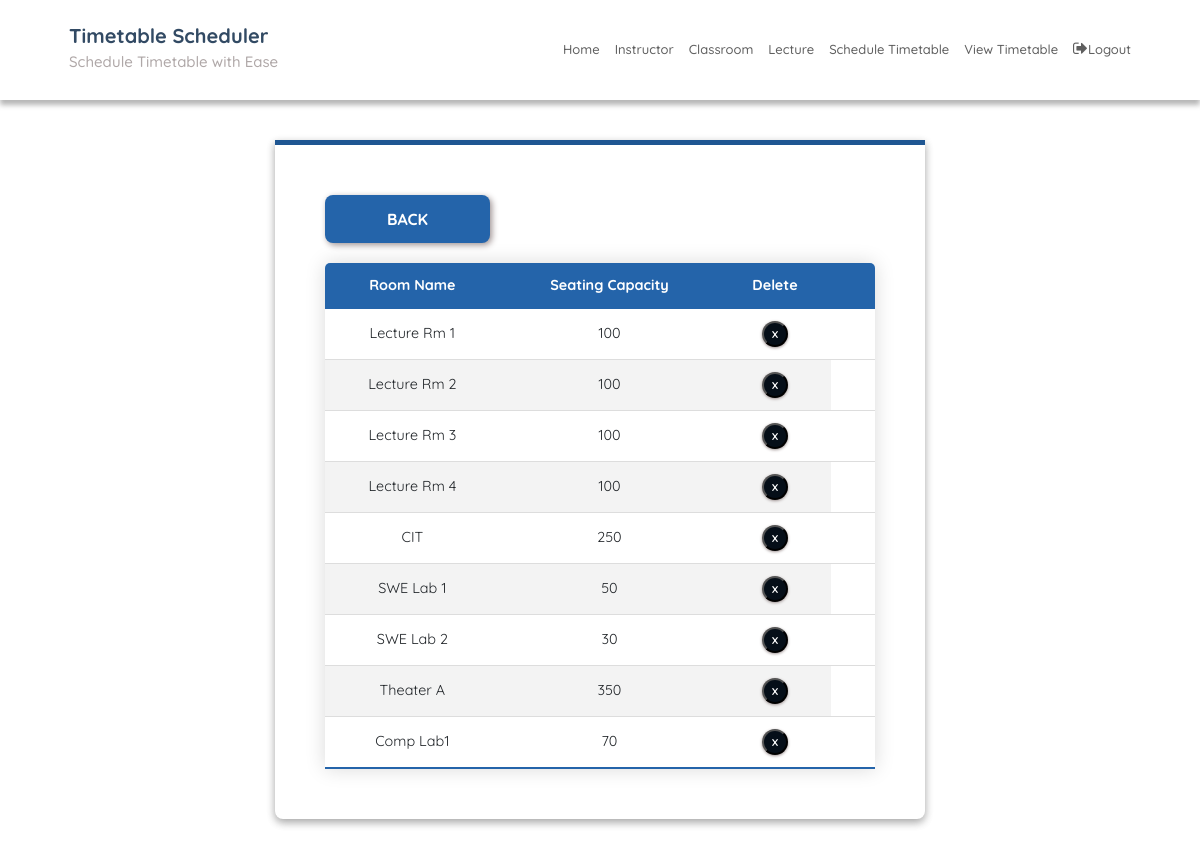
The app's page /roomEdit/ (signed in), older data.
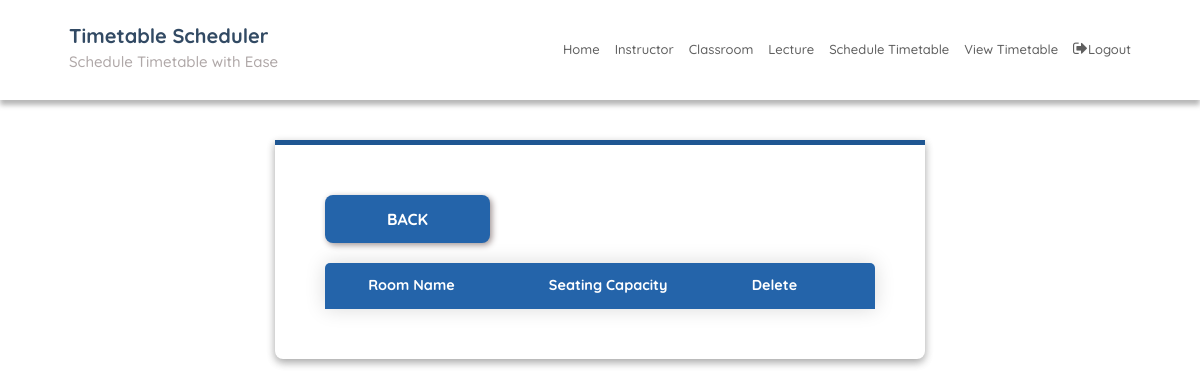
The same page, newer data.
### SchedulerApp/models.py (models this page shows, shortened)
class Room(models.Model):
    room_name = models.CharField(max_length=20, default='Default Room')  # Adjust max_length as needed
    seating_capacity = models.IntegerField(default=0)

### SchedulerApp/views.py (the view)
# urls.py: path('roomEdit/', roomEdit, name='roomEdit'),
@login_required
def roomEdit(request):
    context = {'rooms': Room.objects.all()}
    return render(request, 'roomEdit.html', context)

### SchedulerApp/templatetags/index.py (called while the page is built)
    def render(self, context):
        path = context['request'].path
        for p in self.patterns:
            pValue = template.Variable(p).resolve(context)
            if path == pValue:
                return 'active'
        return ''

### templates/roomEdit.html (shortened to what this page needs)
{% extends 'base.html' %}
{% block content %}
{% load static %}
<fieldset class="fieldset">
  <div class="tablink">
    <button onclick="location.href='{% url 'roomAdd'%}'" class="submit"> Back </button>
  </div>
  <div class="tabcontent" id="edit">
    <table class="editTable">
      <thead>
        <tr class="table-headers">
          <th>Room Name</th>
          <th>Seating Capacity</th>
          <th>Delete</th>
          <th class="empty"></th>
        </tr>
      </thead>
      <tbody>
        {% for rm in rooms %}
        <tr>
          <td>{{rm.room_name}}</td>
          <td>{{rm.seating_capacity}}</td>
          <td class="empty">
            <form action="{% url 'deleteroom' rm.id %}" method="post">
              <input type="submit" value="X" class="cross">
            </form>
          </td>
        </tr>
        {% endfor %}
      </tbody>
    </table>
  </div>
</fieldset>
{% endblock %}

Row changes from the older to the newer data that the page shows:
removed Room: room_name "Lecture Rm 1", seating_capacity "100"
removed Room: room_name "Lecture Rm 2", seating_capacity "100"
removed Room: room_name "Lecture Rm 3", seating_capacity "100"
removed Room: room_name "Lecture Rm 4", seating_capacity "100"
removed Room: room_name "CIT", seating_capacity "250"
removed Room: room_name "SWE Lab 1", seating_capacity "50"
removed Room: room_name "SWE Lab 2", seating_capacity "30"
removed Room: room_name "Theater A", seating_capacity "350"
removed Room: room_name "Comp Lab1", seating_capacity "70"
